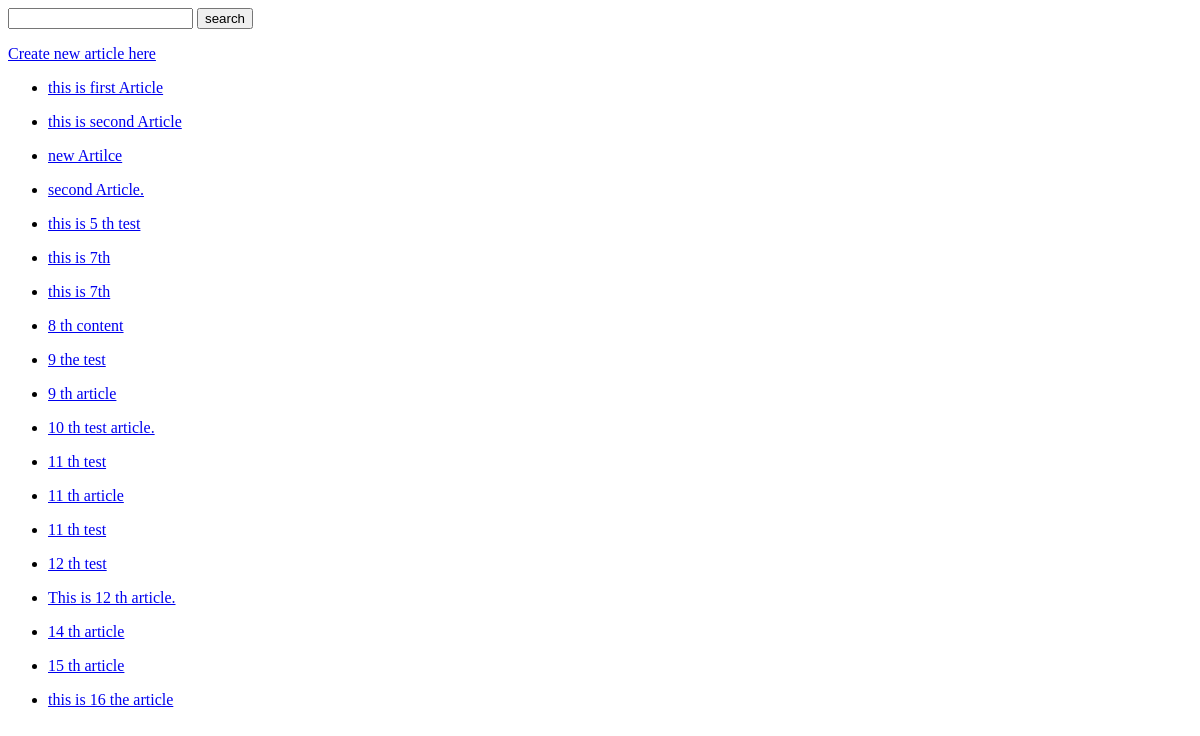
/, run on an earlier commit of the app's database.
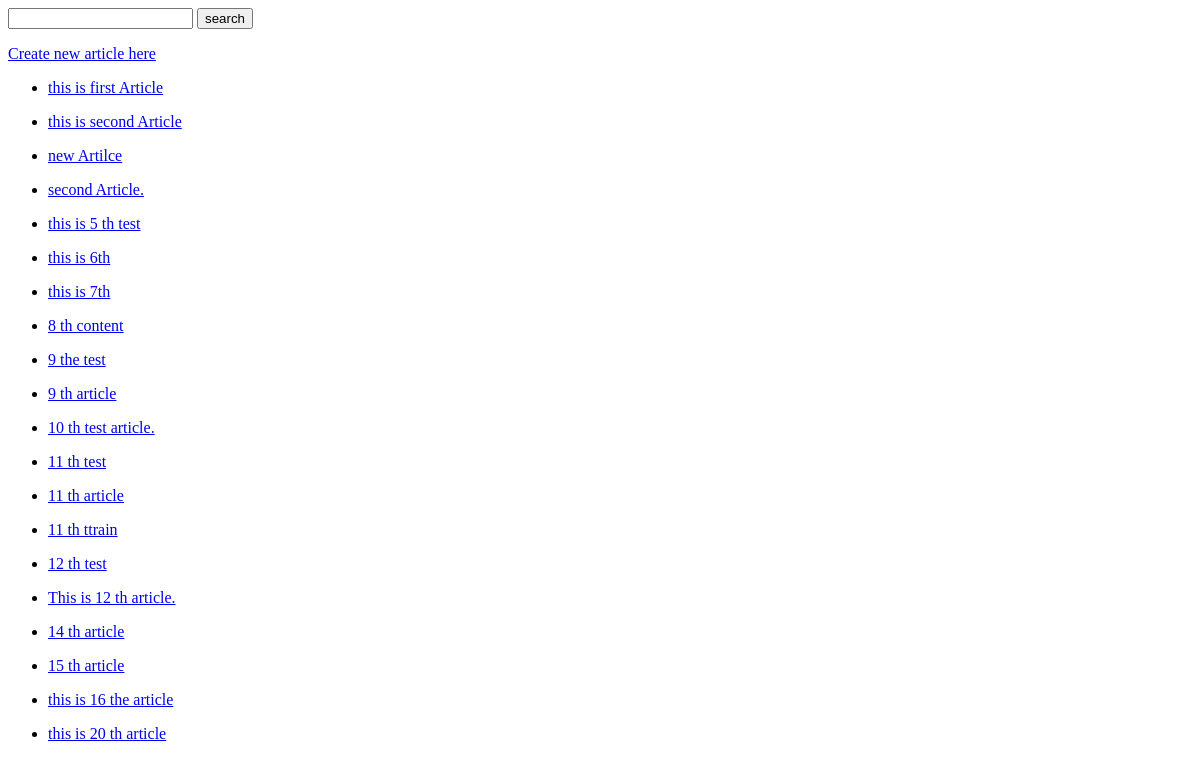
And on a later commit of the database.
### articles/models.py (models this page shows, shortened)
class Article(models.Model):
    title = models.CharField(max_length=250)
    slug = models.SlugField(unique=True,blank=True,null=True)
    content = models.TextField()
    timestamp = models.DateTimeField(auto_now_add=True)
    updated = models.DateTimeField(auto_now=True)
    publish = models.DateField(auto_now_add=False,auto_now=False,null=True,blank=True)

### articles/views.py (the view)
# urls.py: path('',views.list_article,name='list_article'),
def list_article(request):
    articles = Article.objects.all()
    return render(
        request,
        'list.html',
        {
            'articles' : articles
        }
    )

### templates/list.html (shortened to what this page needs)
{% extends "base.html" %}
{% block content %}
   <p>
    <a href="{% url 'articles:create' %}">Create new article here</a>
   </p>
   {% for article in  articles %}
       <ul>
         <li><a href="{% url 'articles:detail' article.id %}">{{ article.title }}</a></li>
       </ul>
   {% endfor %}
{% endblock content %}

### templates/base.html (shortened to what this page needs)
<!DOCTYPE html>
<html lang="en">
<head>
</head>
<body>
    <form action="{% url 'articles:search' %}" method="GET">
        <input type='text' name='q'>
        <input type='submit' value="search">
    </form>
    {% block content %}
    {% endblock content %}
</body>
</html>

What changed in the data, as far as the page shows it:
changed Article: title "this is 7th" → "this is 6th"
changed Article: title "11 th test" → "11 th ttrain"
added Article: title "this is 20 th article"
